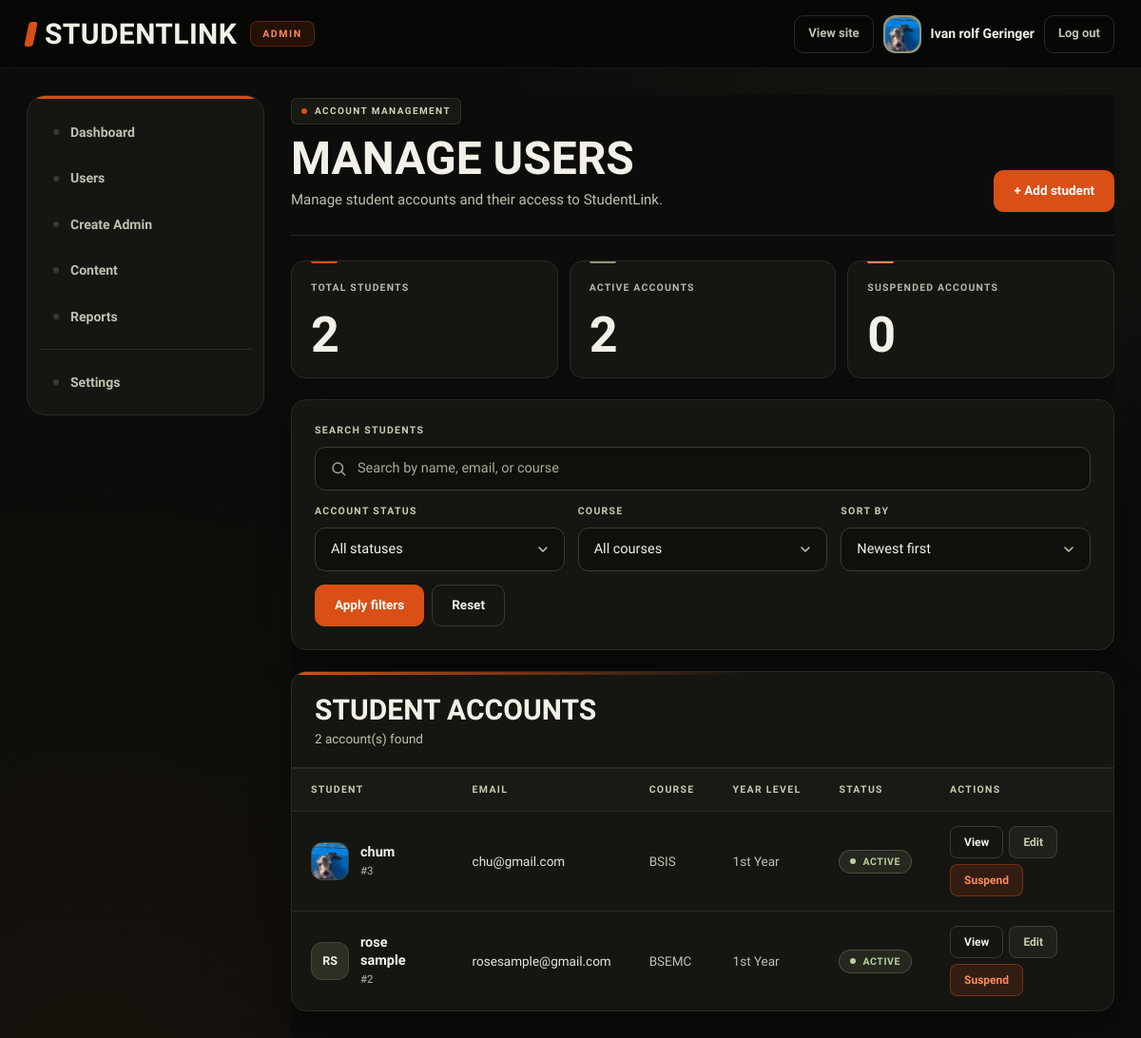
The page /admin/users.php (signed in) on the database its author committed.
### tables this page shows
CREATE TABLE `users` (
  `id` int(10) UNSIGNED NOT NULL,
  `full_name` varchar(100) NOT NULL,
  `email` varchar(150) NOT NULL,
  `password_hash` varchar(255) DEFAULT NULL,
  `google_id` varchar(64) DEFAULT NULL,
  `course` varchar(50) DEFAULT NULL,
  `year_level` varchar(20) DEFAULT NULL,
  `about` text DEFAULT NULL,
  `skills` varchar(255) DEFAULT NULL,
  `photo_path` varchar(255) DEFAULT NULL,
  `role` enum('student','admin') NOT NULL DEFAULT 'student',
  `status` enum('Active','Suspended') NOT NULL DEFAULT 'Active',
  `created_at` timestamp NOT NULL DEFAULT current_timestamp()
);

### includes/functions.php (called while the page is built, shortened)
<?php
function e($v) {
    return htmlspecialchars((string)$v, ENT_QUOTES, 'UTF-8');
}
function initials(string $name) {
    $p = preg_split('/\s+/', trim($name));
    return strtoupper(
        substr($p[0] ?? '', 0, 1) .
        (isset($p[1]) ? substr($p[1], 0, 1) : '')
    );
}

### admin/users.php (the view, shortened to what this page needs)
<?php
require_once __DIR__ . '/../db_connect.php';
require_once __DIR__ . '/../includes/functions.php';
$search = trim($_GET['q'] ?? '');
$sort = $_GET['sort'] ?? 'newest';
$admin_users = [];
$sql = "
    SELECT
        id,
        full_name,
        email,
        COALESCE(course, 'Not specified') AS course,
        COALESCE(year_level, 'Not specified') AS year_level,
        photo_path,
        status
    FROM users
    WHERE LOWER(role) = 'student'
";
switch ($sort) {
    default:
        $sql .= " ORDER BY id DESC";
        break;
}
$stmt = $conn->prepare($sql);
if (!$stmt->execute()) {
    error_log('Admin users query failed: ' . $stmt->error);
    exit('Unable to load student accounts.');
}
$result = $stmt->get_result();
while ($user = $result->fetch_assoc()) {
    $admin_users[] = $user;
}
$counts = [
    'total' => 0,
    'active' => 0,
    'suspended' => 0
];
$countResult = $conn->query("
    SELECT
        COUNT(*) AS total,
        SUM(CASE WHEN status = 'Active' THEN 1 ELSE 0 END) AS active,
        SUM(CASE WHEN status = 'Suspended' THEN 1 ELSE 0 END) AS suspended
    FROM users
    WHERE LOWER(role) = 'student'
");
if ($countResult) {
    $countData = $countResult->fetch_assoc();
    $counts['total'] = (int) $countData['total'];
    $counts['active'] = (int) $countData['active'];
    $counts['suspended'] = (int) $countData['suspended'];
}
include __DIR__ . '/../includes/admin-header.php';
?>
<link rel="stylesheet" href="users.css">
<header class="page-head">
    <div>
        <span class="eyebrow">ACCOUNT MANAGEMENT</span>
        <h1>Manage users</h1>
        <p>Manage student accounts and their access to StudentLink.</p>
    </div>
    <a href="users.php?action=create" class="btn btn-primary">
        + Add student
    </a>
</header>
<section class="user-stats">
    <div class="stat-card">
        <span>Total students</span>
        <strong><?= $counts['total'] ?></strong>
    </div>
    <div class="stat-card">
        <span>Active accounts</span>
        <strong><?= $counts['active'] ?></strong>
    </div>
    <div class="stat-card">
        <span>Suspended accounts</span>
        <strong><?= $counts['suspended'] ?></strong>
    </div>
</section>
<section class="filter-card">
    <form method="get" action="users.php" class="filter-form">
        <div class="filter-search">
            <label for="q">Search students</label>
            <input
                type="search"
                id="q"
                name="q"
                placeholder="Search by name, email, or course"
                value="<?= e($search) ?>"
            >
        </div>
        <div class="filter-field">
            <label for="status">Account status</label>
            <select id="status" name="status">
                <option value="">All statuses</option>
            </select>
        </div>
        <div class="filter-field">
            <label for="course_filter">Course</label>
            <select id="course_filter" name="course">
                <option value="">All courses</option>
            </select>
        </div>
        <div class="filter-field">
            <label for="sort">Sort by</label>
            <select id="sort" name="sort">
                <option value="newest" <?= $sort === 'newest' ? 'selected' : '' ?>>
                    Newest first
                </option>
            </select>
        </div>
        <div class="filter-actions">
            <button type="submit" class="btn btn-primary">Apply filters</button>
            <a href="users.php" class="btn btn-secondary">Reset</a>
        </div>
    </form>
</section>
<section class="table-card">
    <div class="table-heading">
        <div>
            <h2>Student accounts</h2>
            <p><?= count($admin_users) ?> account(s) found</p>
        </div>
    </div>
    <div class="table-scroll">
        <table>
            <thead>
                <tr>
                    <th>Student</th>
                    <th>Email</th>
                    <th>Course</th>
                    <th>Year level</th>
                    <th>Status</th>
                    <th>Actions</th>
                </tr>
            </thead>
            <tbody>
                <?php foreach ($admin_users as $u): ?>
                    <?php
                    $photo = !empty($u['photo_path'])
                        ? '../' . ltrim($u['photo_path'], '/')
                        : '';
                    ?>
                    <tr>
                        <td>
                            <div class="student-cell">
                                <div class="student-avatar">
                                    <?php if ($photo !== ''): ?>
                                        <img
                                            src="<?= e($photo) ?>"
                                            alt="Student profile photo"
                                        >
                                    <?php else: ?>
                                        <?= e(initials($u['full_name'])) ?>
                                    <?php endif; ?>
                                </div>
                                <div>
                                    <strong><?= e($u['full_name']) ?></strong>
                                    <small>#<?= (int) $u['id'] ?></small>
                                </div>
                            </div>
                        </td>
                        <td><?= e($u['email']) ?></td>
                        <td><?= e($u['course']) ?></td>
                        <td><?= e($u['year_level']) ?></td>
                        <td>
                            <span class="status <?= e(status_class($u['status'])) ?>">
                                <?= e($u['status']) ?>
                            </span>
                        </td>
                        <td>
                            <div class="action-buttons">
                                <a
                                    href="user-view.php?id=<?= (int) $u['id'] ?>"
                                    class="btn btn-small btn-secondary"
                                >
                                    View
                                </a>
                                <a
                                    href="users.php?action=edit&id=<?= (int) $u['id'] ?>"
                                    class="btn btn-small btn-edit"
                                >
                                    Edit
                                </a>
                                <form
                                    method="post"
                                    action="users.php"
                                    onsubmit="return confirm('Are you sure you want to <?= $u['status'] === 'Active' ? 'suspend' : 'reactivate' ?> this account?');"
                                >
                                    <?php if ($u['status'] === 'Active'): ?>
                                        <button type="submit" class="btn btn-small btn-danger">
                                            Suspend
                                        </button>
                                    <?php endif; ?>
                                </form>
                            </div>
                        </td>
                    </tr>
                <?php endforeach; ?>
            </tbody>
        </table>
    </div>
</section>
<?php include __DIR__ . '/../includes/admin-footer.php'; ?>

### includes/admin-header.php (shortened to what this page needs)
<?php
require_once __DIR__ . '/functions.php';
require_once __DIR__ . '/../db_connect.php';
$sessionUserId = (int) ($_SESSION['user_id'] ?? 0);
$authStmt = $conn->prepare(
    "SELECT id, full_name, email, role, status, photo_path
     FROM users
     WHERE id = ?
     LIMIT 1"
);
$authStmt->bind_param('i', $sessionUserId);
$authStmt->execute();
$authResult = $authStmt->get_result();
$verifiedAccount = $authResult->fetch_assoc();
if (!function_exists('status_class')) {
    function status_class($status)
    {
        $status = strtolower(trim((string) $status));
        switch ($status) {
            case 'active':
                return 'active';
        }
    }
}
$admin = [
    'id'         => (int) $verifiedAccount['id'],
    'name'       => $verifiedAccount['full_name'] ?: $verifiedAccount['email'],
    'email'      => $verifiedAccount['email'],
    'photo_path' => $verifiedAccount['photo_path'] ?? ''
];
$active = $active ?? '';
$menu = [
    'admin-dashboard' => 'Dashboard',
    'users'           => 'Users',
    'create-admin'    => 'Create Admin',
    'content'         => 'Content',
    'reports'         => 'Reports'
];
?>
<!doctype html>
<html lang="en">
<head>
</head>
<body>
<header class="admin-bar">
    <a class="logo" href="admin-dashboard.php">Studentlink</a>
    <span class="role-chip">Admin</span>
    <div class="who">
    <a href="/Studenlink_Website/studentlink/dashboard.php"
       target="_blank"
       rel="noopener">
        View site
    </a>
    <a
        class="avatar"
        href="settings.php"
        aria-label="Your profile"
        title="<?= e($admin['name']) ?>"
    >
        <?php if (!empty($admin['photo_path'])): ?>
            <img
                src="<?= e('../' . ltrim($admin['photo_path'], '/')) ?>"
                alt="Admin profile photo"
            >
        <?php else: ?>
            <?= e(initials($admin['name'])) ?>
        <?php endif; ?>
    </a>
    <strong><?= e($admin['name']) ?></strong>
    <a href="../logout.php">Log out</a>
</div>
</header>
<div class="admin">
    <aside class="side">
        <nav aria-label="Admin">
            <?php foreach ($menu as $k => $label): ?>
                <a href="<?= e($k) ?>.php"<?= $active === $k ? ' aria-current="page"' : '' ?>><?= e($label) ?></a>
            <?php endforeach; ?>
            <hr>
            <a href="settings.php"<?= $active === 'settings' ? ' aria-current="page"' : '' ?>>Settings</a>
        </nav>
    </aside>
    <main class="main">

### rows shown on the page
users: photo_path (picture), full_name "Ivan rolf Geringer"
users: photo_path (picture), full_name "chum", id "3", email "chu@gmail.com", course "BSIS", year_level "1st Year", status "ACTIVE", shows "Suspend"
users: full_name "RS", full_name "rose sample", id "2", email "rosesample@gmail.com", course "BSEMC", year_level "1st Year", status "ACTIVE", shows "Suspend"

### other values the page prints
$label "Dashboard"
$label "Users"
$label "Create Admin"
$label "Content"
$label "Reports"
$counts['total'] "2"
$counts['active'] "2"
$counts['suspended'] "0"
count($admin_users) "2"
